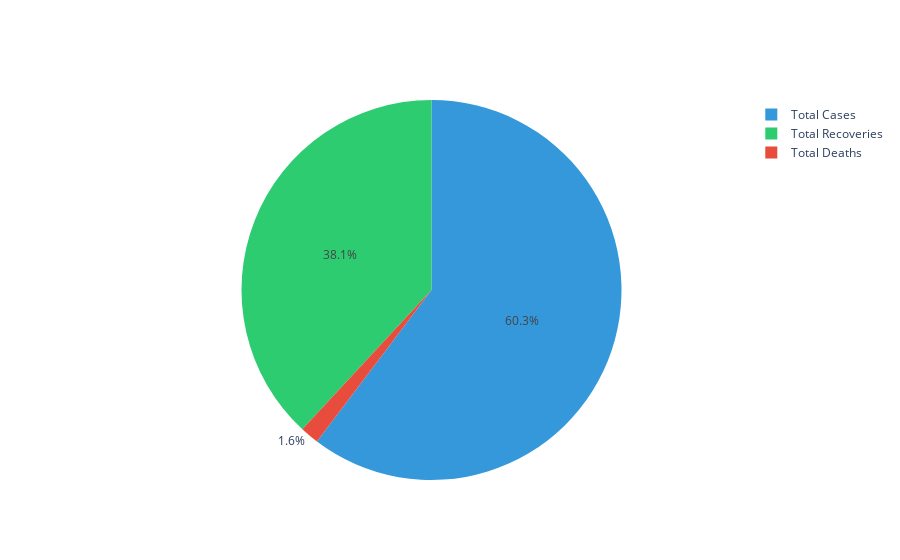

Here is the notebook cell this chart was saved with:
### Code cell
fig = go.Figure()
totcase = total._get_value(0,'Total_Cases')
recovered = total._get_value(0,'Recoveries')
death = total._get_value(0, 'Deaths')
fig.add_trace(go.Pie(values=[totcase, recovered, death],
labels=['Total Cases', 'Total Recoveries', 'Total Deaths']))
fig.update_traces(marker=dict(colors=['#3498DB', '#2ECC71', '#E74C3C']))
fig.show()

### Figure 1 — Plotly figure (JSON) as saved in the notebook; plotly's stock layout.template omitted (floating-point values rounded to 4 significant figures)
{"data": [{"labels": ["Total Cases", "Total Recoveries", "Total Deaths"], "marker": {"colors": ["#3498DB", "#2ECC71", "#E74C3C"]}, "type": "pie", "values": [875896, 553471, 23174]}], "layout": {}}
